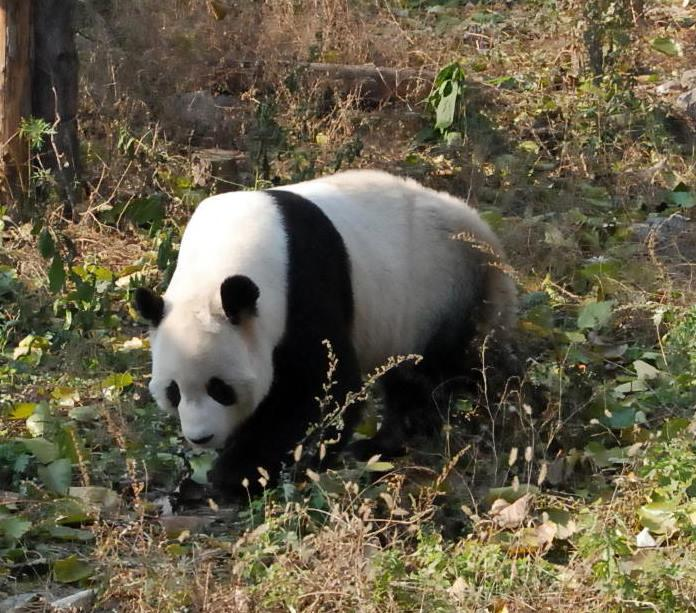
#> input picture applications/image-processing/data/flip-left-right-image.jpg, 696 x 613 px
$ python -i image_processing.py   (imports and definitions only)
#> lines starting #> are read from the running program, lines starting #| are printed output that depends on the picture
from PIL import Image, ImageFilter
from time import time
import threading as mt

TMP = "data/"

# [32 lines left out: functions flip, rotate, not called in this run]


def filter(image):
    path_list = []
    imgName = "blur-" + IMAGE
    img = image.filter(ImageFilter.BLUR)
    img.save(os.path.join(FILE_DIR,imgName))
    path_list.append(imgName)

    imgName = "contour-" + IMAGE
    img = image.filter(ImageFilter.CONTOUR)
    img.save(os.path.join(FILE_DIR,imgName))
    path_list.append(imgName)

    imgName = "sharpen-" + IMAGE
    img = image.filter(ImageFilter.SHARPEN)
    img.save(os.path.join(FILE_DIR,imgName))
    path_list.append(imgName)

    return path_list


# [52 lines left out: functions gray_scale, resize, functionWorker, main, not called in this run]

#if __name__ == "__main__":
#    out = main({'activation1':{},'activation3':{},'activation4':{}, 'activation2': {},
#             'activation31':{},'activation33':{},'activation34':{}, 'activation32': {},
#             'activation45':{},'activation46':{},'activation47':{}, 'activation48': {}})
#    print(out)

>>> import cv2
>>> picture = cv2.imread('../data/flip-left-right-image.jpg', cv2.IMREAD_GRAYSCALE)
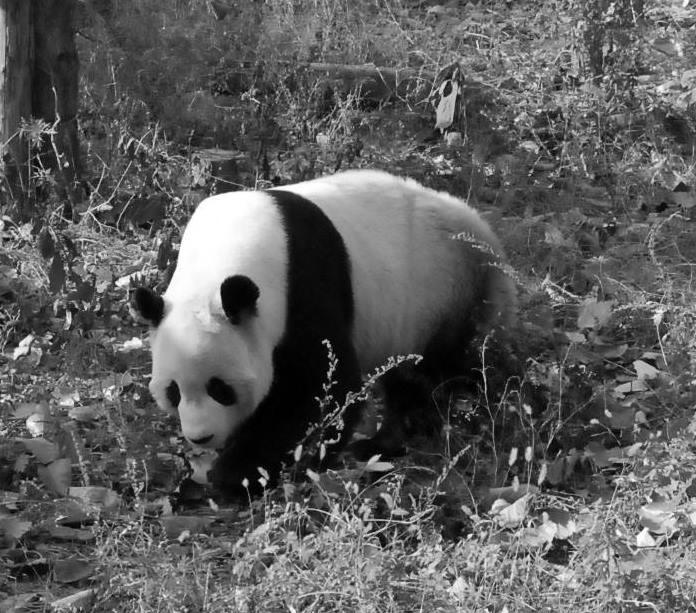
#> picture: shape (613, 696); min 0, max 255, mean 92.8
#> (the run stopped early here; a loop or call above may not have finished)

$ run again, on applications/image-processing/data/flip-top-bottom-image.jpg
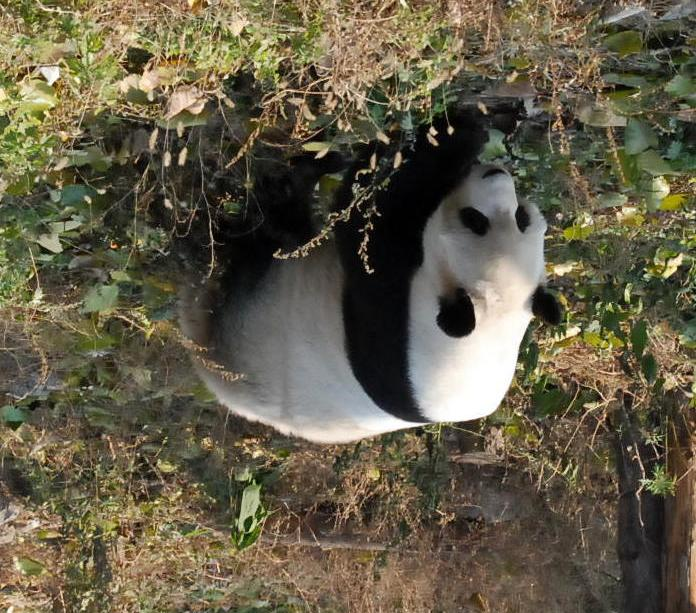
#> input picture applications/image-processing/data/flip-top-bottom-image.jpg, 696 x 613 px
#> `picture = cv2.imread('../data/flip-left-right-image.jpg', cv2.IMREAD_G..`:
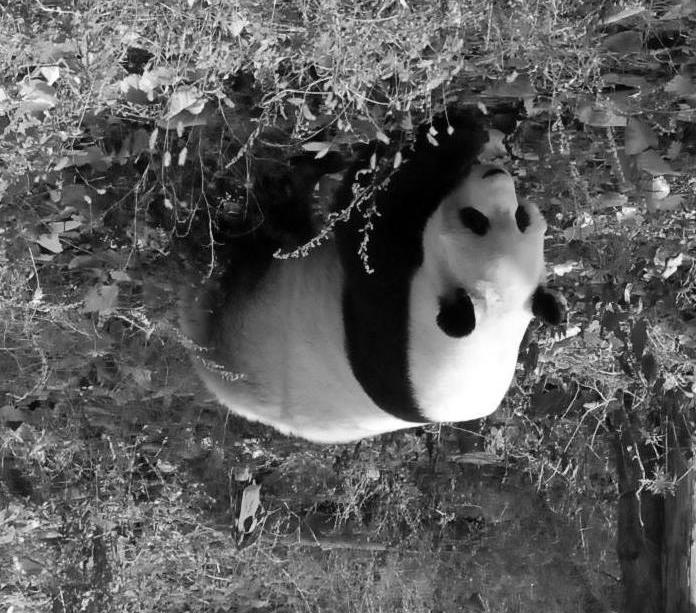
#> picture: shape (613, 696); min 0, max 255, mean 92.8

$ run again, on applications/image-processing/data/image.jpg
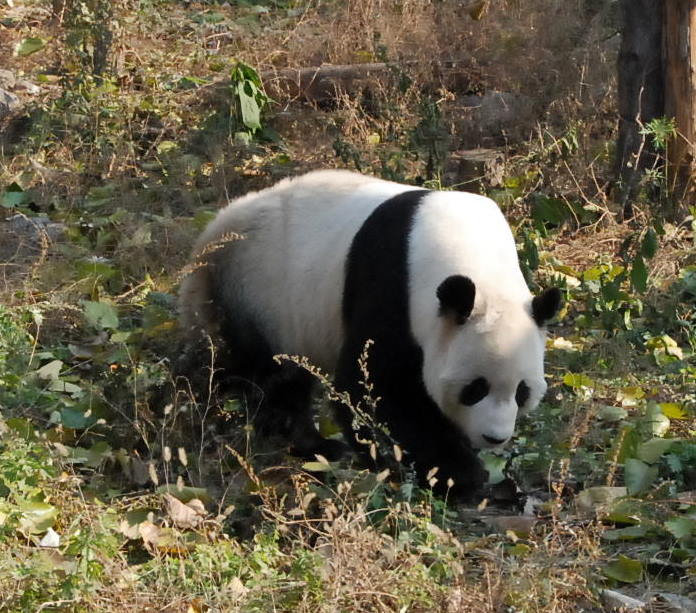
#> input picture applications/image-processing/data/image.jpg, 696 x 613 px
#> `picture = cv2.imread('../data/flip-left-right-image.jpg', cv2.IMREAD_G..`:
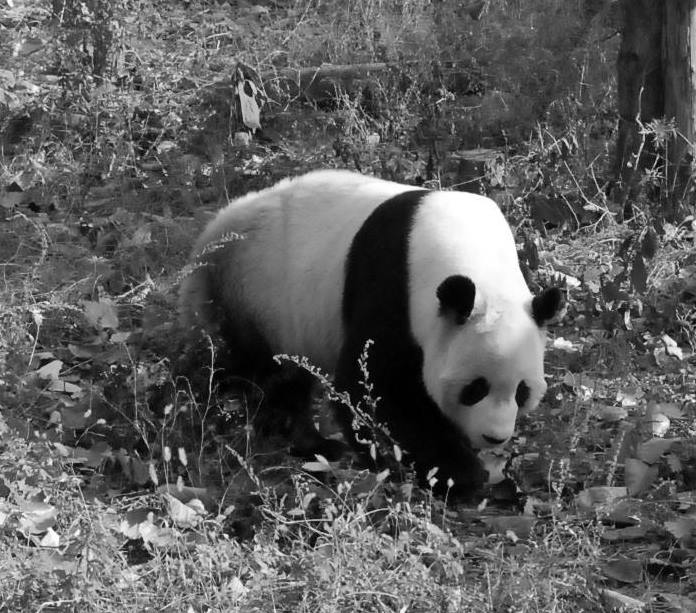
#> picture: shape (613, 696); min 0, max 255, mean 92.8
